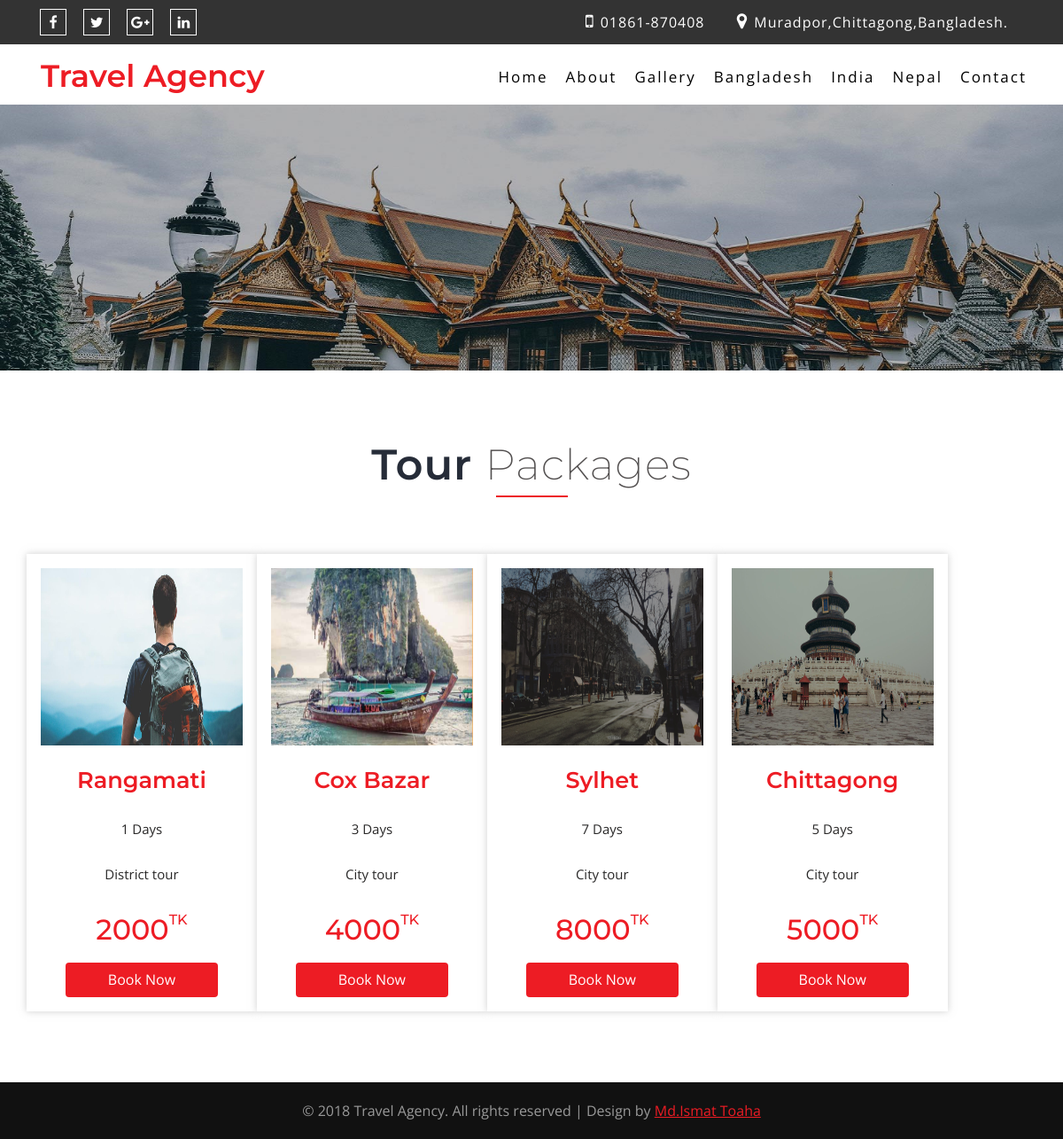
Page /tour.php?id=Bangladesh on the committed database.
### tables this page shows
CREATE TABLE `add_category` (
  `id` int(11) NOT NULL,
  `category_Name` varchar(111) NOT NULL,
  `publication_Status` int(111) NOT NULL
);

CREATE TABLE `add_package` (
  `id` int(111) NOT NULL,
  `category_Name` varchar(111) NOT NULL,
  `tour_name` varchar(111) NOT NULL,
  `tour_coust` int(111) NOT NULL,
  `duration` int(111) NOT NULL,
  `location` varchar(111) NOT NULL,
  `img` text NOT NULL,
  `tour_discription` text NOT NULL,
  `publication_Status` int(111) NOT NULL
);

### tour.php (the view, shortened to what this page needs)
<!DOCTYPE html>
<html lang="en">
<head>
    <link href="css/bootstrap.css" rel="stylesheet" type="text/css" media="all" />
    <link href="css/style.css" rel="stylesheet" type="text/css" media="all" />
    <link href="css/font-awesome.css" rel="stylesheet">
</head>
<body>
<div class="top">
    <div class="container">
        <div class="col-md-6 top-middle">
            <ul>
                <li><a href="#"><i class="fa fa-facebook"></i></a></li>
                <li><a href="#"><i class="fa fa-twitter"></i></a></li>
                <li><a href="#"><i class="fa fa-google-plus"></i></a></li>
                <li><a href="#"><i class="fa fa-linkedin"></i></a></li>
            </ul>
        </div>
        <div class="col-md-6 top-left">
            <ul>
                <li><i class="fa fa-mobile" aria-hidden="true"></i> 01861-870408</li>
                <li><i class="fa fa-map-marker" aria-hidden="true"></i> Muradpor,Chittagong,Bangladesh. </li>
            </ul>
        </div>
        <div class="clearfix"></div>
    </div>
</div>
<div class="top-bar">
    <div class="container">
        <div class="header">
            <?php include 'navber.php';?>
        </div>
    </div>
</div>
<div class="banner-1">
</div>
<div class="w3ls-section wthree-pricing" id="pricing">
    <div class="container">
        <div class="wthree_head_section">
            <?php
            $id=$_GET['id'];
            try{
            $con = new PDO ("mysql:host=localhost;dbname=travels","root","");
            $select=$con->prepare("SELECT * FROM add_package WHERE publication_Status=1 AND category_Name ='$id' ORDER BY id DESC");
            $select->setFetchMode(PDO::FETCH_ASSOC);
            $select->execute();
            ?>
            <h3 class="w3l_header">Tour <span>Packages</span></h3>
        </div>
        <div class="pricing-grids-info">
            <?php while($p=$select->fetch()){?>
            <div class="pricing-grid grid-one">
                <div class="w3ls-top">
                    <a href="Details.php?id=<?php echo $p['id'];?>">
                        <img src="admin/<?php echo $p['img']?>" height="200px" alt="">
                    </a>
                </div>
                <div class="w3ls-bottom">
                    <ul class="count">
                        <h3><?php echo $p['location']?></h3>
                        <li><?php echo $p['duration']?> Days</li>
                        <li><?php echo $p['tour_name']?></li>
                    </ul>
                    <h4> <?php echo $p['tour_coust']?><span class="sup">TK</span> </h4>
                    <div class="more">
                        <a href="booking.php?id=<?php echo $p['id'];?>">Book Now</a>
                    </div>
                </div>
            </div>
            <?php }
            }
            catch(PDOException $e)
                {echo "error" . $e->getMessage();
                }
                ?>
        </div>
    </div>
</div>
<?php include "footer.php"?>
</body>
</html>

### navber.php (shortened to what this page needs)
<nav class="navbar navbar-default">
    <div class="navbar-header navbar-left">
        <h1><a class="navbar-brand" href="index.php">Travel Agency</span></a></h1>
    </div>
    <?php
    try{
    $con = new PDO ("mysql:host=localhost;dbname=travels","root","");
    $select=$con->prepare("SELECT * FROM add_category WHERE publication_Status=1");
    $select->setFetchMode(PDO::FETCH_ASSOC);
    $select->execute();
    ?>
    <div class="collapse navbar-collapse navbar-right" id="bs-example-navbar-collapse-1">
        <nav class="cl-effect-15" id="cl-effect-15">
            <ul class="nav navbar-nav">
                <li><a href="index.php">Home</a></li>
                <li><a href="about.php">About</a></li>
                <li><a href="gallery.php">Gallery</a></li>
                <?php while($p=$select->fetch()){?>
                    <li><a href="tour.php?id=<?php echo $p['category_Name'];?>"><?php echo $p['category_Name']?></a></li>
                <?php }
                }
                catch(PDOException $e)
                {echo "error" . $e->getMessage();
                }
                ?>
                <li><a href="contact.php">Contact</a></li>
            </ul>
        </nav>
    </div>
</nav>

### css/style.css (style rules this page uses)
html, body { font-size: 100%; font-family: 'Open Sans', sans-serif; background:#ffffff; margin: 0; }
p,ul li,ol li { margin:0; font-size:16px; }
h1,h2,h3,h4,h5,h6 { margin:0; font-family: 'Montserrat', sans-serif; }
ul,label { margin:0; padding:0; }
input[type="submit"],input[type="reset"],a { -webkit-transition: 0.5s ease-in; -moz-transition: 0.5s ease-in; -ms-transition: 0.5s ease-in; -o-transition: 0.5s ease-in; transition:0.5s ease-in; }
img { width:100%; }
.banner-1 { background:url(../images/1.jpg) no-repeat 0px 0px; background-size:cover; position: relative; min-height:300px; }
.top-middle li { display: inline-block; }
.top .top-middle, .top .top-right { padding: 0px; }
.top .top-left { padding: 4px 0 0; text-align: right; }
.top-left li { display: inline-block; color:#fff; margin-right: 2em; letter-spacing: 1px; }
.top { padding: 10px 0; background: #333; }
.top-middle { text-align: left; }
.top-left i.fa { margin-right: 2px; color: #ffffff; font-size: 20px; }
.top-middle li { margin-left: 15px; }
.top-middle .fa-facebook { font-size: 16px; text-align: center; line-height: 29px; width: 30px; height: 30px; }
.top-middle .fa-twitter { font-size: 16px; text-align: center; line-height: 29px; width: 30px; height: 30px; }
.top-middle .fa-google-plus { font-size: 16px; text-align: center; line-height: 29px; width: 30px; height: 30px; }
.top-middle .fa-linkedin { font-size: 16px; text-align: center; line-height: 29px; width: 30px; height: 30px; }
.top-middle i.fa { border: 1px solid #fff; color: #fff; transition: 0.5s all; -webkit-transition: 0.5s all; -moz-transition: 0.5s all; -o-transition: 0.5s all; -ms-transition: 0.5s all; }
.top-bar { background: #fff; padding: 10px 0; }
.navbar-brand { line-height: 0px !important; }
.navbar-brand { float: none; }
.navbar { margin-bottom: 0; }
.navbar-nav { float: right; }
.navbar-default { background:none; border-color: rgba(103, 80, 31, 0); }
.navbar-default .navbar-brand { color:#ed1c24 !important; font-size: 35px; font-weight: 600; text-decoration: none; }
.navbar-default .navbar-collapse, .navbar-default .navbar-form { padding: 0; float: left; margin-left: 20em; }
.navbar { position: relative; min-height: inherit; }
.navbar-header { margin-top: 5px; }
.navbar-default .navbar-nav > li > a { color:#000; }
.navbar-collapse { padding: 0; border-top: none; box-shadow: none; }
.navbar-default .navbar-collapse, .navbar-default .navbar-form { border: none; }
.navbar-right { float: none !important; margin-right: 0; margin-left: 0em; }
.navbar-nav { float: right !important; margin: 6px 0 0; }
.navbar-nav > li > a { padding: 0px; }
.cl-effect-15 a { color: #000; text-shadow: none; text-decoration: none; font-size: 17px; letter-spacing: 2px; }
.cl-effect-15 a::before { content: attr(data-hover); position: absolute; -webkit-transition: -webkit-transform 0.3s, opacity 0.3s; -moz-transition: -moz-transform 0.3s, opacity 0.3s; transition: transform 0.3s, opacity 0.3s; }
nav#cl-effect-15 ul li { list-style: none; display: inline-block; padding: 10px; }
.wthree_head_section { margin-bottom: 4em; }
.w3l_header { font-size: 3em; color: #262c38; letter-spacing: 1px; position: relative; font-weight: 600; text-align: center; }
.w3l_header span { color: #545151; font-weight: 200; }
.wthree-pricing { padding:5em 0; }
.pricing-grids-info { text-align: center; }
.pricing-grid { float: left; width: 31%; }
.pricing-grid h3 { font-size: 1.6em; font-weight: 600; margin-top: 1em; color: #ed1c24; text-transform: capitalize; text-align: center; }
.pricing-grid h4 { font-size: 2em; font-weight: 500; color: #ed1c24; position: relative; margin-top: 1em; text-align: center; }
.pricing-grid h4 span.sup { vertical-align: text-top; font-size: 0.5em; }
.pricing-grid { float: left; width: 22.8%; background: #fff; padding: 1em; box-shadow: 0 0 8px 0 rgba(161, 161, 161, 0.5); }
.w3ls-top { position: relative; margin: 0 auto; text-align: left; }
.w3ls-bottom { padding: 0; }
.w3ls-bottom ul li { font-size: 15px; color: #292828; margin-top: 1em; padding-top: 1em; display: block; }
.more a { display: inline-block; font-size: 1em; color:#fff; background:#ed1c24; padding: .5em 3em; margin-top: 1.2em; border-radius: 4px; -webkit-transition:.5s all; -moz-transition:.5s all; transition:.5s all; }
.w3l_header:after { border-top: 2px solid #ed1c24; display: block; width: 81px; content: ""; margin: 8px auto 0; }

### rows in the picture
add_category: category_Name "Bangladesh"
add_category: category_Name "India"
add_category: category_Name "Nepal"
add_package: img (picture), location "Rangamati", duration "1", tour_name "District tour", tour_coust "2000"
add_package: img (picture), location "Cox Bazar", duration "3", tour_name "City tour", tour_coust "4000"
add_package: img (picture), location "Sylhet", duration "7", tour_name "City tour", tour_coust "8000"
add_package: img (picture), location "Chittagong", duration "5", tour_name "City tour", tour_coust "5000"
